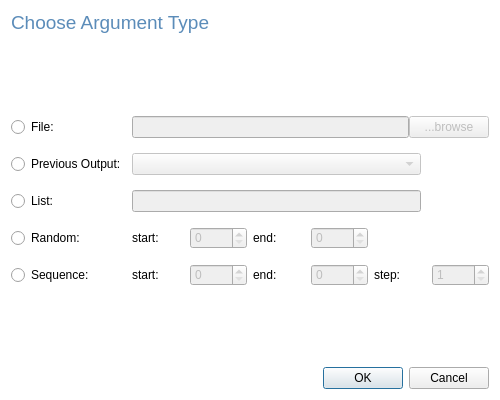
<?xml version="1.0" encoding="UTF-8"?>
<ui version="4.0">
 <class>Dialog</class>
 <widget class="QDialog" name="Dialog">
  <property name="geometry">
   <rect>
    <x>0</x>
    <y>0</y>
    <width>500</width>
    <height>400</height>
   </rect>
  </property>
  <property name="sizePolicy">
   <sizepolicy hsizetype="Preferred" vsizetype="Preferred">
    <horstretch>0</horstretch>
    <verstretch>0</verstretch>
   </sizepolicy>
  </property>
  <property name="maximumSize">
   <size>
    <width>500</width>
    <height>400</height>
   </size>
  </property>
  <property name="windowTitle">
   <string>Dialog</string>
  </property>
  <property name="autoFillBackground">
   <bool>false</bool>
  </property>
  <property name="styleSheet">
   <string notr="true">#Dialog {
background-color: white;
}

</string>
  </property>
  <layout class="QVBoxLayout" name="verticalLayout">
   <item>
    <widget class="QLabel" name="label">
     <property name="sizePolicy">
      <sizepolicy hsizetype="Preferred" vsizetype="Fixed">
       <horstretch>0</horstretch>
       <verstretch>0</verstretch>
      </sizepolicy>
     </property>
     <property name="text">
      <string>&lt;html&gt;&lt;head/&gt;&lt;body&gt;&lt;p&gt;&lt;span style=&quot; font-size:14pt; color:#5b8cb9;&quot;&gt;Choose Argument Type&lt;/span&gt;&lt;/p&gt;&lt;/body&gt;&lt;/html&gt;</string>
     </property>
    </widget>
   </item>
   <item>
    <spacer name="verticalSpacer">
     <property name="orientation">
      <enum>Qt::Vertical</enum>
     </property>
     <property name="sizeHint" stdset="0">
      <size>
       <width>20</width>
       <height>40</height>
      </size>
     </property>
    </spacer>
   </item>
   <item>
    <layout class="QGridLayout" name="gridLayout">
     <property name="verticalSpacing">
      <number>15</number>
     </property>
     <item row="0" column="0">
      <widget class="QRadioButton" name="radioButton">
       <property name="text">
        <string>File:</string>
       </property>
      </widget>
     </item>
     <item row="0" column="1" colspan="3">
      <layout class="QHBoxLayout" name="horizontalLayout">
       <item>
        <widget class="QLineEdit" name="lineEdit">
         <property name="enabled">
          <bool>false</bool>
         </property>
        </widget>
       </item>
       <item>
        <widget class="QPushButton" name="pushButton">
         <property name="enabled">
          <bool>false</bool>
         </property>
         <property name="text">
          <string>...browse</string>
         </property>
        </widget>
       </item>
      </layout>
     </item>
     <item row="1" column="0">
      <widget class="QRadioButton" name="radioButton_4">
       <property name="text">
        <string>Previous Output:</string>
       </property>
      </widget>
     </item>
     <item row="1" column="1" colspan="3">
      <layout class="QHBoxLayout" name="horizontalLayout_7">
       <item>
        <widget class="QComboBox" name="select_prev_output">
         <property name="enabled">
          <bool>false</bool>
         </property>
        </widget>
       </item>
       <item>
        <spacer name="horizontalSpacer">
         <property name="orientation">
          <enum>Qt::Horizontal</enum>
         </property>
         <property name="sizeType">
          <enum>QSizePolicy::Fixed</enum>
         </property>
         <property name="sizeHint" stdset="0">
          <size>
           <width>68</width>
           <height>20</height>
          </size>
         </property>
        </spacer>
       </item>
      </layout>
     </item>
     <item row="2" column="0">
      <widget class="QRadioButton" name="radioButton_5">
       <property name="text">
        <string>List:</string>
       </property>
      </widget>
     </item>
     <item row="2" column="1" colspan="3">
      <layout class="QHBoxLayout" name="horizontalLayout_8">
       <item>
        <widget class="QLineEdit" name="lineEdit_2">
         <property name="enabled">
          <bool>false</bool>
         </property>
        </widget>
       </item>
       <item>
        <spacer name="horizontalSpacer_2">
         <property name="orientation">
          <enum>Qt::Horizontal</enum>
         </property>
         <property name="sizeType">
          <enum>QSizePolicy::Fixed</enum>
         </property>
         <property name="sizeHint" stdset="0">
          <size>
           <width>68</width>
           <height>20</height>
          </size>
         </property>
        </spacer>
       </item>
      </layout>
     </item>
     <item row="3" column="0">
      <widget class="QRadioButton" name="radioButton_3">
       <property name="text">
        <string>Random:</string>
       </property>
      </widget>
     </item>
     <item row="3" column="1">
      <layout class="QHBoxLayout" name="horizontalLayout_5">
       <item>
        <widget class="QLabel" name="label_8">
         <property name="text">
          <string>start:</string>
         </property>
        </widget>
       </item>
       <item>
        <widget class="QSpinBox" name="spinBox_4">
         <property name="enabled">
          <bool>false</bool>
         </property>
        </widget>
       </item>
      </layout>
     </item>
     <item row="3" column="2">
      <layout class="QHBoxLayout" name="horizontalLayout_6">
       <item>
        <widget class="QLabel" name="label_9">
         <property name="text">
          <string>end:</string>
         </property>
        </widget>
       </item>
       <item>
        <widget class="QSpinBox" name="spinBox_5">
         <property name="enabled">
          <bool>false</bool>
         </property>
        </widget>
       </item>
      </layout>
     </item>
     <item row="4" column="0">
      <widget class="QRadioButton" name="radioButton_2">
       <property name="text">
        <string>Sequence:</string>
       </property>
      </widget>
     </item>
     <item row="4" column="1">
      <layout class="QHBoxLayout" name="horizontalLayout_2">
       <item>
        <widget class="QLabel" name="label_5">
         <property name="text">
          <string>start:</string>
         </property>
        </widget>
       </item>
       <item>
        <widget class="QSpinBox" name="spinBox">
         <property name="enabled">
          <bool>false</bool>
         </property>
        </widget>
       </item>
      </layout>
     </item>
     <item row="4" column="2">
      <layout class="QHBoxLayout" name="horizontalLayout_3">
       <item>
        <widget class="QLabel" name="label_6">
         <property name="text">
          <string>end:</string>
         </property>
        </widget>
       </item>
       <item>
        <widget class="QSpinBox" name="spinBox_2">
         <property name="enabled">
          <bool>false</bool>
         </property>
        </widget>
       </item>
      </layout>
     </item>
     <item row="4" column="3">
      <layout class="QHBoxLayout" name="horizontalLayout_4">
       <item>
        <widget class="QLabel" name="label_7">
         <property name="text">
          <string>step:</string>
         </property>
        </widget>
       </item>
       <item>
        <widget class="QSpinBox" name="spinBox_3">
         <property name="enabled">
          <bool>false</bool>
         </property>
         <property name="minimum">
          <number>1</number>
         </property>
        </widget>
       </item>
      </layout>
     </item>
    </layout>
   </item>
   <item>
    <spacer name="verticalSpacer_2">
     <property name="orientation">
      <enum>Qt::Vertical</enum>
     </property>
     <property name="sizeHint" stdset="0">
      <size>
       <width>20</width>
       <height>39</height>
      </size>
     </property>
    </spacer>
   </item>
   <item>
    <widget class="QDialogButtonBox" name="buttonBox">
     <property name="orientation">
      <enum>Qt::Horizontal</enum>
     </property>
     <property name="standardButtons">
      <set>QDialogButtonBox::Cancel|QDialogButtonBox::Ok</set>
     </property>
    </widget>
   </item>
  </layout>
 </widget>
 <resources/>
 <connections>
  <connection>
   <sender>buttonBox</sender>
   <signal>accepted()</signal>
   <receiver>Dialog</receiver>
   <slot>accept()</slot>
   <hints>
    <hint type="sourcelabel">
     <x>248</x>
     <y>254</y>
    </hint>
    <hint type="destinationlabel">
     <x>157</x>
     <y>274</y>
    </hint>
   </hints>
  </connection>
  <connection>
   <sender>buttonBox</sender>
   <signal>rejected()</signal>
   <receiver>Dialog</receiver>
   <slot>reject()</slot>
   <hints>
    <hint type="sourcelabel">
     <x>316</x>
     <y>260</y>
    </hint>
    <hint type="destinationlabel">
     <x>286</x>
     <y>274</y>
    </hint>
   </hints>
  </connection>
 </connections>
</ui>
